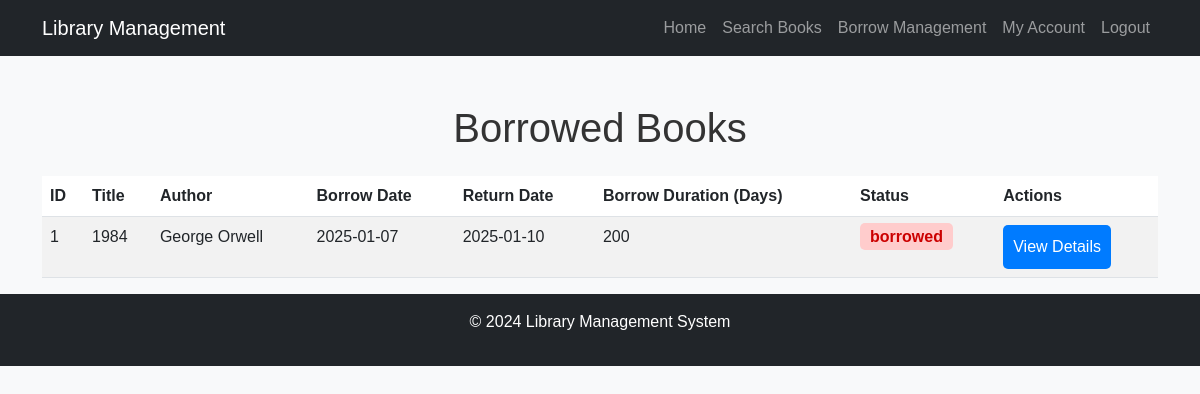
Before: /user/borrow_management.php (signed in) with the older database file.
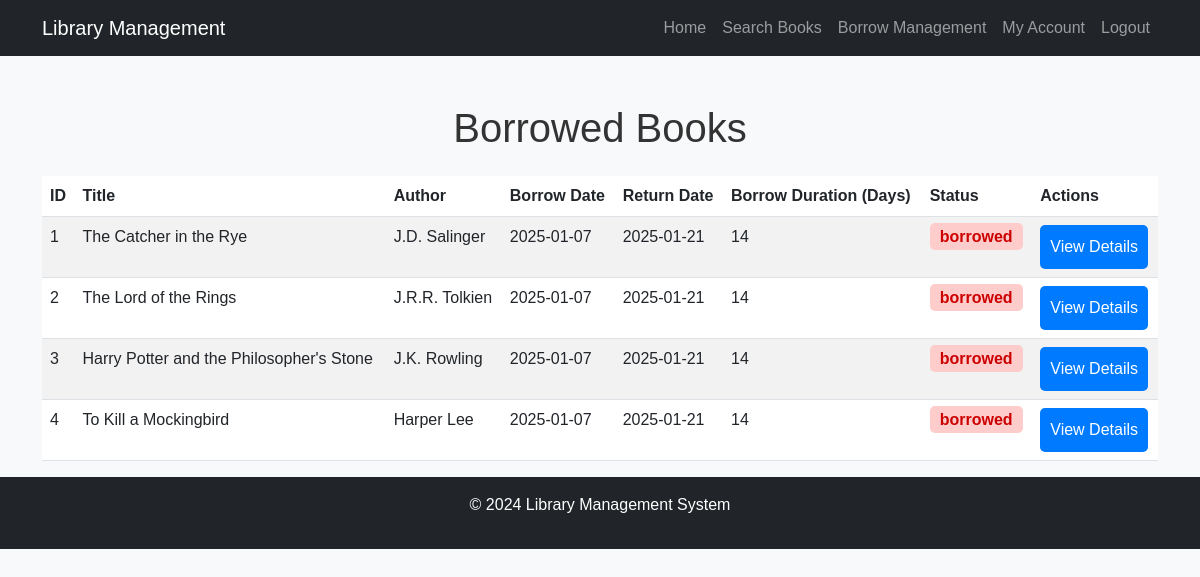
After: the same page with the newer database file.
### tables this page shows
CREATE TABLE `borrows` (
  `id` int(11) NOT NULL,
  `user_id` int(11) DEFAULT NULL,
  `book_id` int(11) DEFAULT NULL,
  `borrow_date` date DEFAULT NULL,
  `return_date` date DEFAULT NULL,
  `status` enum('borrowed','returned','overdue') DEFAULT NULL,
  `borrow_duration` int(11) DEFAULT NULL
);

CREATE TABLE `books` (
  `id` int(11) NOT NULL,
  `title` varchar(255) NOT NULL,
  `author` varchar(255) NOT NULL,
  `genre` varchar(100) DEFAULT NULL,
  `description` mediumtext DEFAULT NULL,
  `isbn` varchar(20) DEFAULT NULL,
  `status` enum('available','borrowed','reserved','lost') DEFAULT 'available',
  `cover_image` varchar(255) DEFAULT NULL,
  `published_year` year(4) DEFAULT NULL,
  `quantity` int(11) DEFAULT 0,
  `borrow_duration` int(11) DEFAULT 14
);

### user/borrow_management.php (the view, shortened to what this page needs)
<?php
include_once '../includes/db.php';
$user_id = $_SESSION['user_id'];
$sql = "SELECT borrows.id AS borrow_id, books.id AS book_id, books.title, books.author, borrows.borrow_date, borrows.return_date, borrows.status, borrows.borrow_duration
        FROM borrows
        JOIN books ON borrows.book_id = books.id
        WHERE borrows.user_id = $user_id AND borrows.status = 'borrowed'
        ORDER BY borrows.borrow_date DESC";
$result = $conn->query($sql);
$borrowed_books = $result->fetch_all(MYSQLI_ASSOC);
$i = 0;
?>
<!DOCTYPE html>
<html lang="en">
<head>
    <link href="https://cdn.jsdelivr.net/npm/bootstrap@5.3.0/dist/css/bootstrap.min.css" rel="stylesheet">
    <link rel="stylesheet" href="../assets/css/style.css">
</head>
<body>
    <?php include_once '../includes/header.php'; ?>
    <div class="container mt-5">
        <h1 class="text-center mb-4">Borrowed Books</h1>
        <table class="table table-striped">
            <thead>
                <tr>
                    <th>ID</th>
                    <th>Title</th>
                    <th>Author</th>
                    <th>Borrow Date</th>
                    <th>Return Date</th>
                    <th>Borrow Duration (Days)</th>
                    <th>Status</th>
                    <th>Actions</th>
                </tr>
            </thead>
            <tbody>
                <?php if (empty($borrowed_books)): ?>
                    <tr>
                        <td colspan="8" class="text-center">You have not borrowed any books.</td>
                    </tr>
                <?php else: ?>
                    <?php foreach ($borrowed_books as $row): ?>
                        <tr>
                            <td><?= ++$i; ?></td>
                            <td><?php echo $row['title']; ?></td>
                            <td><?php echo $row['author']; ?></td>
                            <td><?php echo $row['borrow_date']; ?></td>
                            <td><?php echo $row['return_date']; ?></td>
                            <td><?php echo $row['borrow_duration']; ?></td>
                            <td>
                                <span class="status-<?php echo strtolower($row['status']); ?>">
                                    <?php echo $row['status']; ?>
                                </span>
                            </td>
                            <td>
                                <a href="book_detail.php?id=<?php echo $row['book_id']; ?>" class="btn btn-primary">View Details</a>
                            </td>
                        </tr>
                    <?php endforeach; ?>
                <?php endif; ?>
            </tbody>
        </table>
    </div>
    <?php include_once '../includes/footer.php'; ?>
</body>
</html>

Changed rows visible on the page:
no longer on this page (row edited): borrows: book.title "1984", book.author "George Orwell", borrow_date "2025-01-07", return_date "2025-01-10", borrow_duration "200", status "borrowed"
added borrows: book.title "The Catcher in the Rye", book.author "J.D. Salinger", borrow_date "2025-01-07", return_date "2025-01-21", borrow_duration "14", status "borrowed"
added borrows: book.title "The Lord of the Rings", book.author "J.R.R. Tolkien", borrow_date "2025-01-07", return_date "2025-01-21", borrow_duration "14", status "borrowed"
added borrows: book.title "Harry Potter and the Philosopher's Stone", book.author "J.K. Rowling", borrow_date "2025-01-07", return_date "2025-01-21", borrow_duration "14", status "borrowed"
added borrows: book.title "To Kill a Mockingbird", book.author "Harper Lee", borrow_date "2025-01-07", return_date "2025-01-21", borrow_duration "14", status "borrowed"
